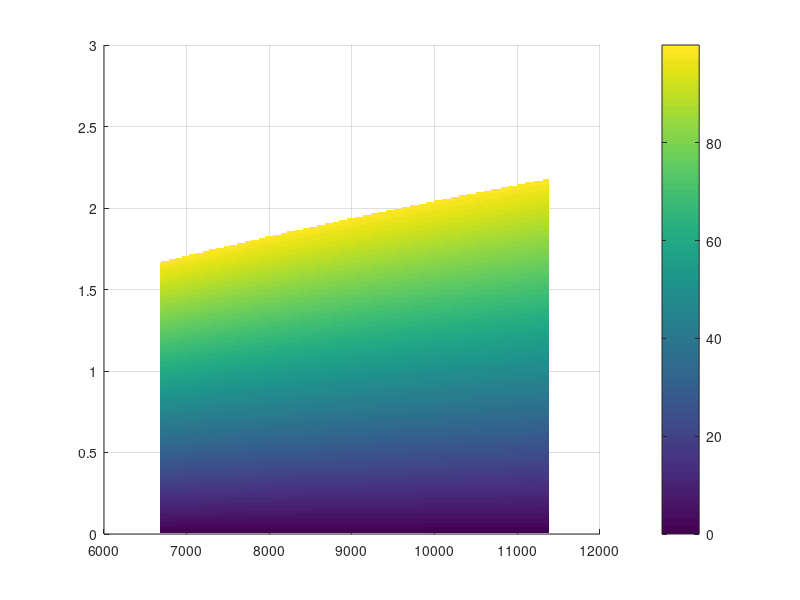

The MATLAB script that drew this image: (Note: this script raises an error after producing the figure.)
%% Impulsive Inclination and/or RAAN Maneuver
% Author: Dylan Thomas
clearvars; clc; delete('*.asv');

%%%%%%%%%%%%%%%%%%%%%%%%%%%%%%%%%%%%%%%%%%%%%%%%%%%%%%%%%%%%%%%%%%%%%%%%%%%
%%% Spacecraft Properties

f1 = 'Name';
f2 = 'M_total';
f3 = 'M_prop';
f4 = 'I_sp';
f5 = 'T_nom';

v1 = {'Aerojet CHAMPS-120XW'};
v2 = {14};      % [kg]
v3 = {1.5};     % [kg]
v4 = {203};     % [s]
v5 = {4*2.79};  % [N]

spacecraft = struct(f1,v1,f2,v2,f3,v3,f4,v4,f5,v5);

%%%%%%%%%%%%%%%%%%%%%%%%%%%%%%%%%%%%%%%%%%%%%%%%%%%%%%%%%%%%%%%%%%%%%%%%%%%
%%% Setting up problem constants, etc.

% Parameter Inputs, constants
R_e = 6378.137;                         % [km]          - Radius of Earth
mu = 398600;                            % [km^3/s^2]    - Grav. Parameter
g = 9.81/1000;                          % [km/s^2]      - Gravity
n = 300;                               %               - Num. of Plot points
m_prop_nom = 1.5;                       % [kg]          - Nominal Propellant Mass
inc_target_d = 51.6; %ISS inc           % [deg]         - Target orbit inclination
deg2rad = pi/180;

% Setting up vectorized parameters
init_alt = linspace(300,5000,n);        % [km]          - Initial Orbit Altitude
delta_OM_d = linspace(0,3,n);           % [deg]         - Change in RAAN
delta_i_d = linspace(0,3,n);            % [km]          - Inclination Change
inc_init_d = inc_target_d - delta_i_d;  % [deg]         - Initial orbit inclination
R_i = init_alt + R_e;                   % [km]          - Initial Orbit SMA
period = 2*pi*sqrt(R_i.^3/mu);          % [sec]         - Final Orbital period
h_i = (mu*R_i).^(0.5);                  % [km]          - Orbit angular momentum

% Separate parameters for combined maneuver, plot surface of di vs. dOM on
% a certain number of discrete orbit radiuses 
Discrete_Radius = [6800 7500 10000];

% Convert to radians
inc_target_r = inc_target_d*deg2rad;
inc_init_r = inc_init_d*deg2rad;
delta_i_r = delta_i_d*deg2rad;     
delta_OM_r = delta_OM_d*deg2rad;

% Cases to consider
method = {'Inclination Only Maneuver','RAAN Only Maneuver','Combined Maneuver'};

%%%%%%%%%%%%%%%%%%%%%%%%%%%%%%%%%%%%%%%%%%%%%%%%%%%%%%%%%%%%%%%%%%%%%%%%%%%
%%% Building the design space

% Equation for inclination/RAAN change
Dv = @(del_i,del_OM,r,h) (h./r).*((del_i.^2 + (del_OM.^2).*sin(inc_target_r*ones(size(del_i)) - del_i).^2).^(0.5));

% Build matrices for orbital element changes
dIncMat = repmat(delta_i_r,n,1);
dRAANMat = repmat(delta_OM_r',1,n);

% Memory allocation
Dv_Req = zeros(n,n,n);
tic
for ii=1:n
    Dv_Req(:,:,ii) = Dv(dIncMat,dRAANMat,R_i(ii),h_i(ii));
end
toc

%%%%%%%%%%%%%%%%%%%%%%%%%%%%%%%%%%%%%%%%%%%%%%%%%%%%%%%%%%%%%%%%%%%%%%%%%%%
%%% Calculate DeltaV & mass percent for each maneuver case

% Memory allocation
Dv_avail = zeros(1,length(method));
Tburn = zeros(1,length(method));
a_thrusti = zeros(1,length(method));
for iter=1:length(method)
    
    % Switch on maneuver case
    maneuver_case  = method{iter};
    switch maneuver_case
        case 'Inclination Only Maneuver'
            display(method(iter))
            
            % Equation for thrust
            a_thrusti(iter) = spacecraft.T_nom/spacecraft.M_total;
            
            % Find total DeltaV & Time of Flight
            Dv_avail(iter) = g*spacecraft.I_sp*log(spacecraft.M_total/(spacecraft.M_total-spacecraft.M_prop));
            Tburn(iter) = (Dv_avail(iter)*1000)/(a_thrusti(iter));
            
            % Memory allocation & reset temporary variables
            Mass_percent = zeros(length(R_i),n);
            Dv_total = Dv_Req(1,:,:);
            
            % Loop calculates mass percent for each radius
            for ii=1:length(R_i)
                
                % Total DeltaV required cannot exceed DeltaV available
                index = Dv_total(1,:,ii)>=Dv_avail(iter);
                Dv_total(1,index,ii) = NaN;
                
                % Determine mass with Rocket Eqn
                M_prop_vec = spacecraft.M_total*(1-exp(-(Dv_total(1,:,ii))/(g*spacecraft.I_sp)));
                Mass_percent(:,ii) = M_prop_vec/m_prop_nom*100;
                
            end
            
            % Plotting stuff
            figure(iter)
            hold on
            grid on
            surf(R_i,delta_i_d,Mass_percent,'EdgeColor','None')
            c = colorbar;
            c.Label.String = 'Percent Propellant Mass Burned';
            title1 = title(method(iter));
            xl = xlabel('Orbit Radius, [km]');
            yl = ylabel('Inclination Change $\delta i$, [deg]');
            set([title1 xl yl],'interpreter','latex','fontsize',12)
            axis tight
            hold off
          
            %%%%%%%%%%%%%%%%%%%%%%%%%%%%%%%%%%%%%%%%%%%%%%%%%%%%%%%%%%%%%%%
        case 'RAAN Only Maneuver'
            display(method(iter))
            
            % Equation for thrust
            a_thrusti(iter) = spacecraft.T_nom/spacecraft.M_total;
            
            % Find total DeltaV & Time of Flight
            Dv_avail(iter) = g*spacecraft.I_sp*log(spacecraft.M_total/(spacecraft.M_total-spacecraft.M_prop));
            Tburn(iter) = (Dv_avail(iter)*1000)/(a_thrusti(iter));
            
            % Memory allocation & reset temporary variables
            Mass_percent = zeros(length(init_alt),n);
            Dv_total = Dv_Req(:,1,:);
            
            % Loop calculates mass percent for each radius
            for ii=1:length(init_alt)
                
                % Total DeltaV required cannot exceed DeltaV available
                index = Dv_total(:,1,ii)>=Dv_avail(iter);
                Dv_total(index,1,ii) = NaN;
                
                % Determine mass with Rocket Eqn
                M_prop_vec = spacecraft.M_total*(1-exp(-(Dv_total(:,1,ii))/(g*spacecraft.I_sp)));
                Mass_percent(:,ii) = M_prop_vec/m_prop_nom*100;
                
            end
            
            % Plotting stuff
            figure(iter)
            hold on
            grid on
            surf(R_i,delta_OM_d,Mass_percent,'EdgeColor','None')
            c = colorbar;
            c.Label.String = 'Percent Propellant Mass Burned';
            title1 = title(method(iter));
            xl = xlabel('Orbit Radius, [km]');
            yl = ylabel('RAAN Change $\delta \Omega$, [deg]');
            set([title1 xl yl],'interpreter','latex','fontsize',12)
            axis tight
            hold off
            
            %%%%%%%%%%%%%%%%%%%%%%%%%%%%%%%%%%%%%%%%%%%%%%%%%%%%%%%%%%%%%%%
        case 'Combined Maneuver'
            display(method(iter))
            
            %%% TODO: Figure this out
            R_i = Discrete_Radius;
            h_i = (mu*R_i).^(0.5); 
            period = 2*pi*sqrt(R_i.^3/mu);
            Dv_Req = zeros(n,n,length(R_i));
            for ii=1:length(R_i)
                Dv_Req(:,:,ii) = Dv(dIncMat,dRAANMat,R_i(ii),h_i(ii));
            end
            
            % Equations for thrust
            a_thrusti(iter) = spacecraft.T_nom/spacecraft.M_total;
            
            % Find total DeltaV & Time of Flight
            Dv_avail(iter) = g*spacecraft.I_sp*log(spacecraft.M_total/(spacecraft.M_total-spacecraft.M_prop));
            Tburn(iter) = (Dv_avail(iter)*1000)/(a_thrusti(iter));
            
            % Memory allocation & reset temporary variables
            Mass_percent = zeros(length(init_alt),n);
            Dv_total = Dv_Req;
            
            % Loop calculates mass percent for each radius
            for ii=1:length(R_i)
                
                % Delta V required cannot exceed Delta V available
                index = Dv_total(:,:,ii)>=Dv_avail(iter);
                for kk=1:n
                    for jj=1:n
                        if Dv_total(kk,jj,ii)>=Dv_avail(ii)
                            Dv_total(kk,jj,ii) = NaN;
                        end
                    end
                end
                
                % Determine mass with Rocket Eqn
                M_prop_vec = spacecraft.M_total*(1-exp(-(Dv_total(:,:,ii))/(g*spacecraft.I_sp)));
                Mass_percent(:,:,ii) = M_prop_vec/m_prop_nom*100;
                
                % Plotting stuff
                figure(iter+ii-1)
                hold on
                grid on
                surf(delta_i_d,delta_OM_d,Mass_percent(:,:,ii),'EdgeColor','None')
                c = colorbar;
                c.Label.String = 'Percent Propellant Mass Burned';
                title1 = title(strcat(method(iter), ', $R=',num2str(R_i(ii)),'$'));
                xl = xlabel('Inclination Change $\delta i$, [deg]');
                yl = ylabel('RAAN Change $\delta \Omega$, [deg]');
                set([title1 xl yl],'interpreter','latex','fontsize',12)
                axis tight
                hold off
            end         
            
    end

end

